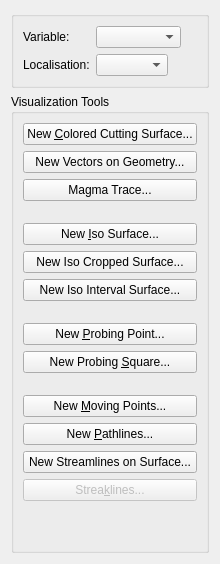
     <widget class="QWidget" name="TabPage" >
      <attribute name="title" >
       <string>Visualization</string>
      </attribute>
      <layout class="QVBoxLayout" >
       <item>
        <widget class="QGroupBox" name="vrpGroupBoxConditions" >
         <property name="sizePolicy" >
          <sizepolicy vsizetype="Fixed" hsizetype="Preferred" >
           <horstretch>0</horstretch>
           <verstretch>0</verstretch>
          </sizepolicy>
         </property>
         <property name="title" >
          <string/>
         </property>
         <layout class="QGridLayout" >
          <item row="0" column="1" >
           <widget class="QComboBox" name="vrpComboBoxVariable" >
            <property name="cursor" >
             <cursorShape>PointingHandCursor</cursorShape>
            </property>
            <property name="toolTip" >
             <string>Select the variable which you want &lt;br>to investigate with a visualization function.</string>
            </property>
            <property name="whatsThis" >
             <string>Select the variable which you want &lt;br>to investigate with a visualization function.</string>
            </property>
           </widget>
          </item>
          <item row="1" column="1" >
           <layout class="QHBoxLayout" >
            <item>
             <widget class="QComboBox" name="vrpComboBoxGrid" >
              <property name="cursor" >
               <cursorShape>PointingHandCursor</cursorShape>
              </property>
              <property name="toolTip" >
               <string>Description which grid &lt;br>was selected in the part list on the left.</string>
              </property>
              <property name="whatsThis" >
               <string>Description which grid &lt;br>was selected in the part list on the left.</string>
              </property>
             </widget>
            </item>
            <item>
             <widget class="QLabel" name="vrpLocalisationLabel" >
              <property name="text" >
               <string/>
              </property>
              <property name="wordWrap" >
               <bool>false</bool>
              </property>
             </widget>
            </item>
           </layout>
          </item>
          <item row="1" column="2" >
           <spacer name="spacer207_2" >
            <property name="orientation" >
             <enum>Qt::Horizontal</enum>
            </property>
            <property name="sizeType" >
             <enum>QSizePolicy::Expanding</enum>
            </property>
            <property name="sizeHint" stdset="0" >
             <size>
              <width>16</width>
              <height>21</height>
             </size>
            </property>
           </spacer>
          </item>
          <item row="0" column="0" >
           <widget class="QLabel" name="vrpLabelVariable" >
            <property name="toolTip" >
             <string>Select the variable which you want &lt;br>to investigate with a visualization function.</string>
            </property>
            <property name="whatsThis" >
             <string>Select the variable which you want &lt;br>to investigate with a visualization function.</string>
            </property>
            <property name="text" >
             <string>Variable:</string>
            </property>
            <property name="wordWrap" >
             <bool>false</bool>
            </property>
           </widget>
          </item>
          <item row="1" column="0" >
           <widget class="QLabel" name="vrpLabelLocalisation" >
            <property name="sizePolicy" >
             <sizepolicy vsizetype="Preferred" hsizetype="Preferred" >
              <horstretch>0</horstretch>
              <verstretch>0</verstretch>
             </sizepolicy>
            </property>
            <property name="toolTip" >
             <string>Description which grid &lt;br>was selected in the part list on the left.</string>
            </property>
            <property name="whatsThis" >
             <string>Description which grid &lt;br>was selected in the part list on the left.</string>
            </property>
            <property name="text" >
             <string>Localisation:</string>
            </property>
            <property name="wordWrap" >
             <bool>false</bool>
            </property>
           </widget>
          </item>
          <item row="0" column="2" >
           <spacer name="spacer207" >
            <property name="orientation" >
             <enum>Qt::Horizontal</enum>
            </property>
            <property name="sizeType" >
             <enum>QSizePolicy::Expanding</enum>
            </property>
            <property name="sizeHint" stdset="0" >
             <size>
              <width>16</width>
              <height>21</height>
             </size>
            </property>
           </spacer>
          </item>
         </layout>
        </widget>
       </item>
       <item>
        <widget class="QGroupBox" name="vrpGroupBoxCuttingSurface" >
         <property name="sizePolicy" >
          <sizepolicy vsizetype="Minimum" hsizetype="Minimum" >
           <horstretch>0</horstretch>
           <verstretch>0</verstretch>
          </sizepolicy>
         </property>
         <property name="title" >
          <string>Visualization Tools</string>
         </property>
         <layout class="QVBoxLayout" >
          <item>
           <widget class="QPushButton" name="CuttingSurfaceColoredPushButton" >
            <property name="enabled" >
             <bool>true</bool>
            </property>
            <property name="sizePolicy" >
             <sizepolicy vsizetype="Fixed" hsizetype="MinimumExpanding" >
              <horstretch>0</horstretch>
              <verstretch>0</verstretch>
             </sizepolicy>
            </property>
            <property name="cursor" >
             <cursorShape>PointingHandCursor</cursorShape>
            </property>
            <property name="toolTip" >
             <string>This button computes a new colored cuttingsurface (contours on section plane)&lt;br> on the selected grid and data.</string>
            </property>
            <property name="whatsThis" >
             <string>This button computes a new colored cuttingsurface (contours on section plane)&lt;br> on the selected grid and data.</string>
            </property>
            <property name="text" >
             <string>New &amp;Colored Cutting Surface...</string>
            </property>
            <property name="shortcut" >
             <string>Alt+C</string>
            </property>
           </widget>
          </item>
          <item>
           <widget class="QPushButton" name="SurfaceVectorsPushButton" >
            <property name="enabled" >
             <bool>true</bool>
            </property>
            <property name="sizePolicy" >
             <sizepolicy vsizetype="Fixed" hsizetype="MinimumExpanding" >
              <horstretch>0</horstretch>
              <verstretch>0</verstretch>
             </sizepolicy>
            </property>
            <property name="cursor" >
             <cursorShape>PointingHandCursor</cursorShape>
            </property>
            <property name="toolTip" >
             <string>This button computes arrows (vectors) on the selected geometry and data.</string>
            </property>
            <property name="whatsThis" >
             <string>This button computes arrows (vectors) on the selected geometry and data.</string>
            </property>
            <property name="text" >
             <string>New Vectors on Geometry...</string>
            </property>
            <property name="shortcut" >
             <string/>
            </property>
           </widget>
          </item>
          <item>
           <widget class="QPushButton" name="MagmaTracePushButton" >
            <property name="enabled" >
             <bool>true</bool>
            </property>
            <property name="sizePolicy" >
             <sizepolicy vsizetype="Fixed" hsizetype="MinimumExpanding" >
              <horstretch>0</horstretch>
              <verstretch>0</verstretch>
             </sizepolicy>
            </property>
            <property name="cursor" >
             <cursorShape>PointingHandCursor</cursorShape>
            </property>
            <property name="toolTip" >
             <string>This button computes lines from points in different time steps.</string>
            </property>
            <property name="whatsThis" >
             <string>This button computes lines from points in different time steps.</string>
            </property>
            <property name="text" >
             <string>Magma Trace...</string>
            </property>
            <property name="shortcut" >
             <string/>
            </property>
           </widget>
          </item>
          <item>
           <spacer name="spacer4" >
            <property name="orientation" >
             <enum>Qt::Vertical</enum>
            </property>
            <property name="sizeType" >
             <enum>QSizePolicy::Fixed</enum>
            </property>
            <property name="sizeHint" stdset="0" >
             <size>
              <width>16</width>
              <height>16</height>
             </size>
            </property>
           </spacer>
          </item>
          <item>
           <widget class="QPushButton" name="IsoSurfacePushButton" >
            <property name="enabled" >
             <bool>true</bool>
            </property>
            <property name="sizePolicy" >
             <sizepolicy vsizetype="Fixed" hsizetype="MinimumExpanding" >
              <horstretch>0</horstretch>
              <verstretch>0</verstretch>
             </sizepolicy>
            </property>
            <property name="cursor" >
             <cursorShape>PointingHandCursor</cursorShape>
            </property>
            <property name="toolTip" >
             <string>This button computes a new isosurface on the selected grid and data.</string>
            </property>
            <property name="whatsThis" >
             <string>This button computes a new isosurface on the selected grid and data.</string>
            </property>
            <property name="text" >
             <string>New &amp;Iso Surface...</string>
            </property>
            <property name="shortcut" >
             <string>Alt+I</string>
            </property>
           </widget>
          </item>
          <item>
           <widget class="QPushButton" name="IsoCutterPushButton" >
            <property name="enabled" >
             <bool>true</bool>
            </property>
            <property name="sizePolicy" >
             <sizepolicy vsizetype="Fixed" hsizetype="MinimumExpanding" >
              <horstretch>0</horstretch>
              <verstretch>0</verstretch>
             </sizepolicy>
            </property>
            <property name="cursor" >
             <cursorShape>PointingHandCursor</cursorShape>
            </property>
            <property name="toolTip" >
             <string>This button computes a new cropped isosurface on the selected grid and data.</string>
            </property>
            <property name="whatsThis" >
             <string>This button computes a new cropped isosurface on the selected grid and data.</string>
            </property>
            <property name="text" >
             <string>New Iso Cropped Surface...</string>
            </property>
            <property name="shortcut" >
             <string/>
            </property>
           </widget>
          </item>
          <item>
           <widget class="QPushButton" name="ClipIntervalPushButton" >
            <property name="enabled" >
             <bool>true</bool>
            </property>
            <property name="sizePolicy" >
             <sizepolicy vsizetype="Fixed" hsizetype="MinimumExpanding" >
              <horstretch>0</horstretch>
              <verstretch>0</verstretch>
             </sizepolicy>
            </property>
            <property name="cursor" >
             <cursorShape>PointingHandCursor</cursorShape>
            </property>
            <property name="toolTip" >
             <string>This button computes a new iso interval surface on the selected surface and data.</string>
            </property>
            <property name="whatsThis" >
             <string>This button computes a new iso interval surface on the selected surface and data.</string>
            </property>
            <property name="text" >
             <string>New Iso Interval Surface...</string>
            </property>
            <property name="shortcut" >
             <string/>
            </property>
           </widget>
          </item>
          <item>
           <spacer name="spacer4_2" >
            <property name="orientation" >
             <enum>Qt::Vertical</enum>
            </property>
            <property name="sizeType" >
             <enum>QSizePolicy::Fixed</enum>
            </property>
            <property name="sizeHint" stdset="0" >
             <size>
              <width>16</width>
              <height>16</height>
             </size>
            </property>
           </spacer>
          </item>
          <item>
           <widget class="QPushButton" name="ProbingPointPushButton" >
            <property name="enabled" >
             <bool>true</bool>
            </property>
            <property name="sizePolicy" >
             <sizepolicy vsizetype="Fixed" hsizetype="MinimumExpanding" >
              <horstretch>0</horstretch>
              <verstretch>0</verstretch>
             </sizepolicy>
            </property>
            <property name="cursor" >
             <cursorShape>PointingHandCursor</cursorShape>
            </property>
            <property name="toolTip" >
             <string>This button computes a new point probe on the selected grid and data.</string>
            </property>
            <property name="whatsThis" >
             <string>This button computes a new point probe on the selected grid and data.</string>
            </property>
            <property name="text" >
             <string>New &amp;Probing Point...</string>
            </property>
            <property name="shortcut" >
             <string>Alt+P</string>
            </property>
           </widget>
          </item>
          <item>
           <widget class="QPushButton" name="ProbingSquarePushButton" >
            <property name="enabled" >
             <bool>true</bool>
            </property>
            <property name="sizePolicy" >
             <sizepolicy vsizetype="Fixed" hsizetype="MinimumExpanding" >
              <horstretch>0</horstretch>
              <verstretch>0</verstretch>
             </sizepolicy>
            </property>
            <property name="cursor" >
             <cursorShape>PointingHandCursor</cursorShape>
            </property>
            <property name="toolTip" >
             <string>This button computes a new square probe on the selected grid and data.</string>
            </property>
            <property name="whatsThis" >
             <string>This button computes a new square probe on the selected grid and data.</string>
            </property>
            <property name="text" >
             <string>New Probing &amp;Square...</string>
            </property>
            <property name="shortcut" >
             <string>Alt+S</string>
            </property>
           </widget>
          </item>
          <item>
           <spacer name="spacer4_3" >
            <property name="orientation" >
             <enum>Qt::Vertical</enum>
            </property>
            <property name="sizeType" >
             <enum>QSizePolicy::Fixed</enum>
            </property>
            <property name="sizeHint" stdset="0" >
             <size>
              <width>16</width>
              <height>16</height>
             </size>
            </property>
           </spacer>
          </item>
          <item>
           <widget class="QPushButton" name="MovingPointsPushButton" >
            <property name="sizePolicy" >
             <sizepolicy vsizetype="Fixed" hsizetype="MinimumExpanding" >
              <horstretch>0</horstretch>
              <verstretch>0</verstretch>
             </sizepolicy>
            </property>
            <property name="cursor" >
             <cursorShape>PointingHandCursor</cursorShape>
            </property>
            <property name="toolTip" >
             <string>This button computes new particles &lt;br> which fly along streamlines on the selected grid and data.</string>
            </property>
            <property name="whatsThis" >
             <string>This button computes new particles &lt;br> which fly along streamlines on the selected grid and data.</string>
            </property>
            <property name="text" >
             <string>New &amp;Moving Points...</string>
            </property>
            <property name="shortcut" >
             <string>Alt+M</string>
            </property>
           </widget>
          </item>
          <item>
           <widget class="QPushButton" name="PathlinesPushButton" >
            <property name="sizePolicy" >
             <sizepolicy vsizetype="Fixed" hsizetype="MinimumExpanding" >
              <horstretch>0</horstretch>
              <verstretch>0</verstretch>
             </sizepolicy>
            </property>
            <property name="cursor" >
             <cursorShape>PointingHandCursor</cursorShape>
            </property>
            <property name="toolTip" >
             <string>This button computes new growing streamlines&lt;br> on the selected grid and data.</string>
            </property>
            <property name="whatsThis" >
             <string>This button computes new growing streamlines&lt;br> on the selected grid and data.</string>
            </property>
            <property name="text" >
             <string>New &amp;Pathlines...</string>
            </property>
            <property name="shortcut" >
             <string>Alt+P</string>
            </property>
           </widget>
          </item>
          <item>
           <widget class="QPushButton" name="Streamlines2DPushButton" >
            <property name="sizePolicy" >
             <sizepolicy vsizetype="Fixed" hsizetype="MinimumExpanding" >
              <horstretch>0</horstretch>
              <verstretch>0</verstretch>
             </sizepolicy>
            </property>
            <property name="cursor" >
             <cursorShape>PointingHandCursor</cursorShape>
            </property>
            <property name="toolTip" >
             <string>This button computes new streamlines&lt;br> on the selected grid and data.</string>
            </property>
            <property name="whatsThis" >
             <string>This button computes new streamlines&lt;br> on the selected grid and data.</string>
            </property>
            <property name="text" >
             <string>New Streamlines on Surface...</string>
            </property>
            <property name="shortcut" >
             <string/>
            </property>
           </widget>
          </item>
          <item>
           <widget class="QPushButton" name="StreaklinesPushButton" >
            <property name="enabled" >
             <bool>false</bool>
            </property>
            <property name="sizePolicy" >
             <sizepolicy vsizetype="Fixed" hsizetype="MinimumExpanding" >
              <horstretch>0</horstretch>
              <verstretch>0</verstretch>
             </sizepolicy>
            </property>
            <property name="cursor" >
             <cursorShape>PointingHandCursor</cursorShape>
            </property>
            <property name="toolTip" >
             <string>&lt;b>Streaklines&lt;/b> imitate a &lt;br> smoke probe of a wind channel at every time step.</string>
            </property>
            <property name="whatsThis" >
             <string>&lt;b>Streaklines&lt;/b> imitate a &lt;br> smoke probe of a wind channel at every time step. Streaklines require transient data.</string>
            </property>
            <property name="text" >
             <string>Strea&amp;klines...</string>
            </property>
            <property name="shortcut" >
             <string>Alt+K</string>
            </property>
           </widget>
          </item>
          <item>
           <spacer name="verticalSpacer_2" >
            <property name="orientation" >
             <enum>Qt::Vertical</enum>
            </property>
            <property name="sizeHint" stdset="0" >
             <size>
              <width>20</width>
              <height>40</height>
             </size>
            </property>
           </spacer>
          </item>
         </layout>
        </widget>
       </item>
      </layout>
     </widget>
